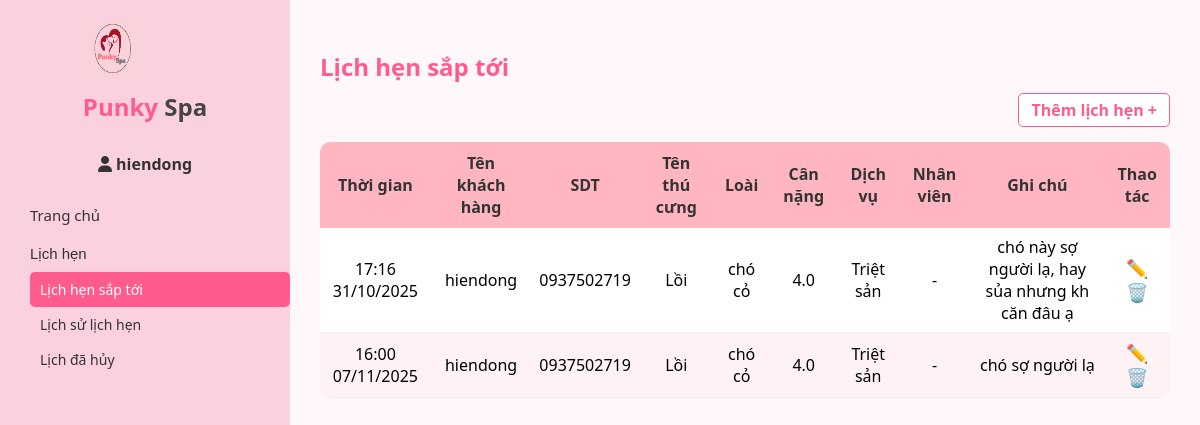
Screenshot of /lich-hen/sap-toi/ (signed in) with the database file from the repository.
### LichHen/models.py (models this page shows, shortened)
class LichHen(models.Model):
    phone_validator = RegexValidator(
        regex=r'^\d{10}$',
        message="Số điện thoại phải gồm đúng 10 chữ số."
    )
    TRANG_THAI_CHOICES = [
        ('sap_toi', 'Sắp tới'),
        ('hoan_thanh', 'Hoàn thành'),
        ('huy', 'Đã hủy'),
    ]
    khach_hang = models.ForeignKey(
        KhachHang,
        on_delete=models.CASCADE,
        help_text="Khách hàng đặt lịch hẹn."
    )
    thu_cung = models.ForeignKey(
        ThuCung,
        on_delete=models.CASCADE,
        help_text="Thú cưng được chăm sóc."
    )
    nhan_vien = models.ForeignKey(
        NhanVien,
        on_delete=models.SET_NULL,
        null=True, blank=True,
        help_text="Nhân viên phụ trách dịch vụ."
    )
    so_dien_thoai = models.CharField(
        max_length=10,
        validators=[phone_validator],
        blank=False,  # ❌ không được để trống
        null=False,  # ❌ không được null
        verbose_name="Số điện thoại"
    )
    thoi_gian = models.DateTimeField(help_text="Thời gian thực hiện dịch vụ.")
    ghi_chu = models.TextField(blank=True, help_text="Ghi chú đặc biệt của khách hàng.")
    trang_thai = models.CharField(max_length=20, choices=TRANG_THAI_CHOICES, default='sap_toi')
    danh_gia = models.CharField(max_length=255, blank=True, help_text="Đánh giá sau dịch vụ (nếu có).")
    khieu_nai = models.TextField(blank=True, help_text="Khiếu nại của khách hàng (nếu có).")

class DV_LichHen(models.Model):
    lich_hen = models.ForeignKey(LichHen, on_delete=models.CASCADE)
    dich_vu = models.ForeignKey('DV.DichVu', on_delete=models.CASCADE)

### TK/models.py (models this page shows, shortened)
class KhachHang(models.Model):
    user = models.OneToOneField(User, on_delete=models.CASCADE, null=True, blank=True)
    ho_ten = models.CharField(max_length=100, blank=True)
    so_dien_thoai = models.CharField(max_length=15)
    dia_chi = models.CharField(max_length=255)
    gioi_tinh = models.CharField(max_length=1, choices=[('M', 'Nam'), ('F', 'Nữ')])
    ngay_sinh = models.DateField(null=True, blank=True)
    email = models.EmailField(max_length=255, blank=True)
    ngay_tham_gia = models.DateField(auto_now_add=True)

class ThuCung(models.Model):
    khach_hang = models.ForeignKey(KhachHang, on_delete=models.CASCADE)
    ten_thucung = models.CharField(max_length=100)
    loai = models.CharField(max_length=100)
    tuoi = models.IntegerField()
    can_nang = models.FloatField(null=True, blank=True)
    ghi_chu = models.TextField(blank=True)

### DV/models.py (models this page shows, shortened)
class DichVu(models.Model):
    ten_dich_vu = models.CharField(max_length=100, verbose_name="Tên dịch vụ")
    mo_ta = models.TextField(verbose_name="Mô tả", blank=True)
    gia = models.DecimalField(max_digits=10, decimal_places=2, verbose_name="Giá")
    hinh_anh = models.ImageField(upload_to="dichvu/", blank=True, null=True, verbose_name="Hình ảnh")

### LichHen/views.py (the view)
# urls.py: path('sap-toi/', views.lich_hen_sap_toi, name='lich_hen_sap_toi'),
@login_required(login_url='/dangnhap/')
def lich_hen_sap_toi(request):
    khach_hang = KhachHang.objects.filter(user=request.user).first()
    if not khach_hang:
        messages.error(request, "Tài khoản này chưa có thông tin khách hàng.")
        return render(request, 'lichhen/lich_hen_sap_toi.html', {'lich_hens': []})
    lich_hens = LichHen.objects.filter(
        khach_hang_id=khach_hang.id,
        trang_thai='sap_toi'
    ).select_related('thu_cung', 'khach_hang').order_by('thoi_gian')
    return render(request, 'lichhen/lich_hen_sap_toi.html', {'lich_hens': lich_hens})

### TB/context_processors.py (called while the page is built)
def thong_bao_moi(request):
    thong_baos_moi = []
    if request.user.is_authenticated:
        thong_baos_moi = ThongBao.objects.filter(
            nguoi_nhan=request.user, da_doc=False
        ).order_by('-ngay_tao')[:5]
    return {'thong_baos_moi': thong_baos_moi}

### LichHen/templates/lichhen/lich_hen_sap_toi.html (shortened to what this page needs)
<!DOCTYPE html>
<html lang="vi">
<head>
  {% load static %}
  <link rel="stylesheet" href="{% static 'lichhen/style.css' %}">
  <link rel="stylesheet" href="https://cdnjs.cloudflare.com/ajax/libs/font-awesome/6.5.0/css/all.min.css">
</head>
<body>
  <div class="container">
    <aside class="sidebar">
      <div class="logo">
        <img src="{% static 'trangchu/logo.png' %}" alt="Punky Spa">
        <h2><span class="pink">Punky</span> Spa</h2>
      </div>
      <div class="user-info">
        <i class="fa fa-user"></i> {{ request.user.username }}
      </div>
      <nav>
        <a href="{% url 'home' %}">Trang chủ</a>
        <div class="dropdown">
          <button class="drop-btn">Lịch hẹn</button>
          <div class="dropdown-content">
            <a href="{% url 'lich_hen_sap_toi' %}" class="active">Lịch hẹn sắp tới</a>
            <a href="{% url 'lich_su_lich_hen' %}">Lịch sử lịch hẹn</a>
            <a href="{% url 'lich_da_huy' %}">Lịch đã hủy</a>
          </div>
        </div>
      </nav>
    </aside>
    <main class="main-content">
      <h2>Lịch hẹn sắp tới</h2>
      <a href="{% url 'them_lich_hen' %}" class="add-btn">Thêm lịch hẹn +</a>
      <table class="schedule-table">
        <thead>
          <tr>
            <th>Thời gian</th>
            <th>Tên khách hàng</th>
            <th>SDT</th>
            <th>Tên thú cưng</th>
            <th>Loài</th>
            <th>Cân nặng</th>
            <th>Dịch vụ</th>
            <th>Nhân viên</th>
            <th>Ghi chú</th>
            <th>Thao tác</th>
          </tr>
        </thead>
        <tbody>
          {% for lh in lich_hens %}
          <tr>
            <td>{{ lh.thoi_gian|date:"H:i d/m/Y" }}</td>
            <td>{{ lh.khach_hang.ho_ten }}</td>
            <td>{{ lh.so_dien_thoai }}</td>
            <td>{{ lh.thu_cung.ten_thucung }}</td>
            <td>{{ lh.thu_cung.loai }}</td>
            <td>{{ lh.thu_cung.can_nang }}</td>
            <td>
              {% for dv in lh.dv_lichhen_set.all %}
                {{ dv.dich_vu.ten_dich_vu }}{% if not forloop.last %}, {% endif %}
              {% endfor %}
            </td>
            <td>{% if lh.nhan_vien %}{{ lh.nhan_vien.user.get_full_name }}{% else %}-{% endif %}</td>
            <td>{{ lh.ghi_chu }}</td>
            <td>
              <a href="{% url 'sua_lich_hen' lh.id %}" class="edit-btn">✏️</a>
              <a href="{% url 'xoa_lich_hen' lh.id %}" class="delete-btn">🗑️</a>
            </td>
          </tr>
          {% empty %}
          <tr><td colspan="10">Không có lịch hẹn nào sắp tới.</td></tr>
          {% endfor %}
        </tbody>
      </table>
    </main>
  </div>
</body>
</html>

### LichHen/static/lichhen/style.css (style rules this page uses)
body { margin: 0; font-family: "Segoe UI", sans-serif; background-color: #fdeff4; }
.container { display: flex; height: 100vh; }
.sidebar { width: 250px; background-color: #fbd1df; padding: 20px; display: flex; flex-direction: column; align-items: center; }
.logo img { width: 60px; height: 60px; }
.logo h2 { color: #444; margin-top: 5px; }
.logo .pink { color: #ff5c8d; }
.user-info { margin-top: 10px; font-weight: bold; color: #333; }
nav { width: 100%; margin-top: 20px; }
nav a, .drop-btn { display: block; padding: 10px; border: none; background: none; text-align: left; width: 100%; cursor: pointer; font-size: 15px; color: #333; text-decoration: none; }
.dropdown-content { display: block; margin-left: 10px; }
.dropdown-content a { padding: 8px 10px; font-size: 14px; display: block; color: #333; }
.dropdown-content a.active { background-color: #ff5c8d; color: white; border-radius: 5px; }
.main-content { flex: 1; padding: 30px; background-color: #fff7fa; }
.main-content h2 { color: #ff5c8d; margin-bottom: 10px; }
.add-btn { float: right; background-color: white; color: #ff5c8d; border: 1px solid #ff5c8d; padding: 5px 12px; border-radius: 5px; text-decoration: none; font-weight: bold; transition: 0.3s; margin-bottom: 15px; }
.schedule-table { width: 100%; border-collapse: collapse; margin-top: 20px; background-color: white; border-radius: 10px; overflow: hidden; }
.schedule-table th { background-color: #ffb6c1; color: #333; padding: 10px; font-weight: bold; }
.schedule-table td { padding: 8px; text-align: center; border-bottom: 1px solid #eee; }
.schedule-table tr:nth-child(even) { background-color: #fff2f5; }
.edit-btn, .delete-btn { text-decoration: none; font-size: 18px; margin: 0 4px; }
.edit-btn { color: #007bff; }
.delete-btn { color: #dc3545; }

### rows the page displays
LichHen: thoi_gian "17:16 31/10/2025", khach_hang.ho_ten "hiendong", so_dien_thoai "0937502719", thu_cung.ten_thucung "Lồi", thu_cung.loai "chó cỏ", thu_cung.can_nang "4.0", ghi_chu "chó này sợ người lạ, hay sủa nhưng kh căn đâu ạ"
DV_LichHen: dich_vu.ten_dich_vu "Triệt sản"
LichHen: thoi_gian "16:00 07/11/2025", khach_hang.ho_ten "hiendong", so_dien_thoai "0937502719", thu_cung.ten_thucung "Lồi", thu_cung.loai "chó cỏ", thu_cung.can_nang "4.0", ghi_chu "chó sợ người lạ"
DV_LichHen: dich_vu.ten_dich_vu "Triệt sản"

### other values shown
{{ request.user.username }} "hiendong"
